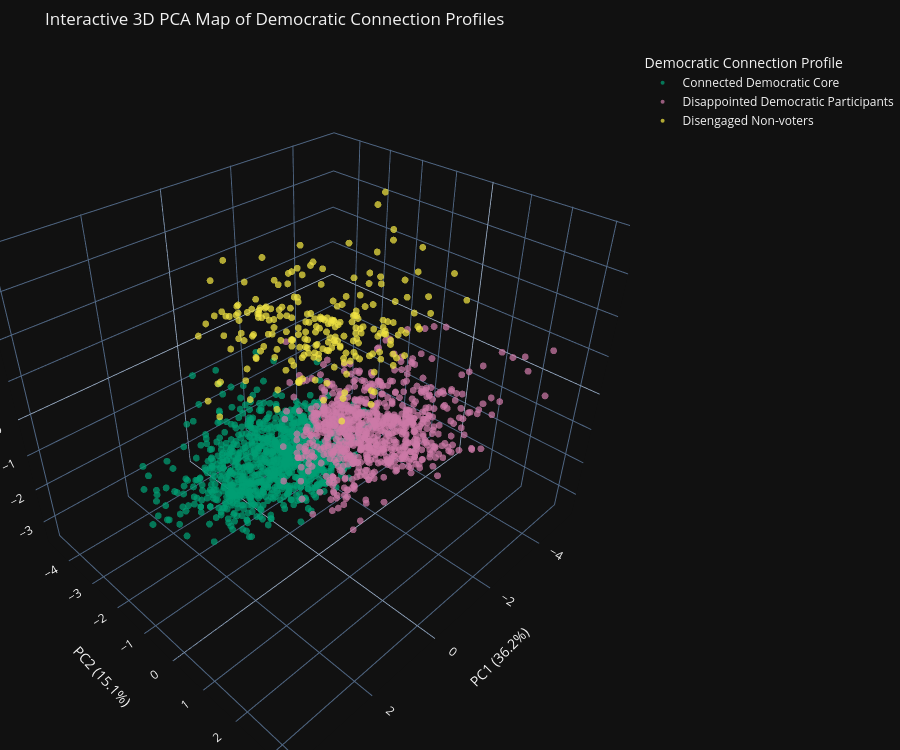

The code cell stored with this chart in its notebook:
### Markdown cell above
## 68. Interactive 3D PCA map

This section creates an interactive 3D PCA map.

The map uses the first three principal components as axes. This allows the multidimensional structure of Democratic Connection Profiles to be explored more flexibly than in a static 2D plot.

The 3D map is especially useful for the Streamlit app because users can rotate, zoom and inspect individual points.

However, the 3D PCA map should be interpreted as an exploratory visualization. The main substantive interpretation should still be based on the validated statistical findings, profile summaries and regression results.

### Code cell
# 68. Interactive 3D PCA map using Plotly

import plotly.express as px

pc3_var = explained_variance_df.loc[explained_variance_df["component"] == "PC3", "explained_variance_percent"].iloc[0]

pca_plotly_df = pca_df.copy()

fig_3d = px.scatter_3d(
    pca_plotly_df,
    x="PC1",
    y="PC2",
    z="PC3",
    color="democratic_connection_profile",
    color_discrete_map=profile_colors,
    opacity=0.72,
    hover_data={
        "democratic_connection_profile": True,
        "Democracy satisfaction": ":.1f",
        "Party trust": ":.1f",
        "Political efficacy": ":.2f",
        "Social trust": ":.2f",
        "Income feeling": ":.1f",
        "Left-right placement": ":.1f",
        "Voting participation": True,
        "PC1": ":.2f",
        "PC2": ":.2f",
        "PC3": ":.2f"
    },
    title="Interactive 3D PCA Map of Democratic Connection Profiles"
)

fig_3d.update_traces(
    marker=dict(size=4)
)

fig_3d.update_layout(
    template="plotly_dark",
    paper_bgcolor="#111111",
    plot_bgcolor="#111111",
    font=dict(color="#F2F2F2"),
    legend_title_text="Democratic Connection Profile",
    scene=dict(
        xaxis_title=f"PC1 ({pc1_var:.1f}%)",
        yaxis_title=f"PC2 ({pc2_var:.1f}%)",
        zaxis_title=f"PC3 ({pc3_var:.1f}%)"
    ),
    margin=dict(l=0, r=0, b=0, t=50),
    height=750
)

fig_3d.show()

### Figure 1 — Plotly figure (JSON) as saved in the notebook; plotly's stock layout.template omitted (floating-point values rounded to 4 significant figures; data arrays with more than 128 entries replaced by an {"elided": "..."} marker saying what was removed)
{"data": [{"customdata": {"elided": "1027x8 mixed values"}, "hovertemplate": "democratic_connection_profile=%{customdata[0]}<br>PC1=%{x:.2f}<br>PC2=%{y:.2f}<br>PC3=%{z:.2f}<br>Democracy satisfaction=%{customdata[1]:.1f}<br>Party trust=%{customdata[2]:.1f}<br>Political efficacy=%{customdata[3]:.2f}<br>Social trust=%{customdata[4]:.2f}<br>Income feeling=%{customdata[5]:.1f}<br>Left-right placement=%{customdata[6]:.1f}<br>Voting participation=%{customdata[7]}<extra></extra>", "legendgroup": "Connected Democratic Core", "marker": {"color": "#009E73", "opacity": 0.72, "size": 4, "symbol": "circle"}, "mode": "markers", "name": "Connected Democratic Core", "scene": "scene", "showlegend": true, "type": "scatter3d", "x": {"elided": "1027 float values"}, "y": {"elided": "1027 float values"}, "z": {"elided": "1027 float values"}}, {"customdata": {"elided": "810x8 mixed values"}, "hovertemplate": "democratic_connection_profile=%{customdata[0]}<br>PC1=%{x:.2f}<br>PC2=%{y:.2f}<br>PC3=%{z:.2f}<br>Democracy satisfaction=%{customdata[1]:.1f}<br>Party trust=%{customdata[2]:.1f}<br>Political efficacy=%{customdata[3]:.2f}<br>Social trust=%{customdata[4]:.2f}<br>Income feeling=%{customdata[5]:.1f}<br>Left-right placement=%{customdata[6]:.1f}<br>Voting participation=%{customdata[7]}<extra></extra>", "legendgroup": "Disappointed Democratic Participants", "marker": {"color": "#CC79A7", "opacity": 0.72, "size": 4, "symbol": "circle"}, "mode": "markers", "name": "Disappointed Democratic Participants", "scene": "scene", "showlegend": true, "type": "scatter3d", "x": {"elided": "810 float values"}, "y": {"elided": "810 float values"}, "z": {"elided": "810 float values"}}, {"customdata": {"elided": "227x8 mixed values"}, "hovertemplate": "democratic_connection_profile=%{customdata[0]}<br>PC1=%{x:.2f}<br>PC2=%{y:.2f}<br>PC3=%{z:.2f}<br>Democracy satisfaction=%{customdata[1]:.1f}<br>Party trust=%{customdata[2]:.1f}<br>Political efficacy=%{customdata[3]:.2f}<br>Social trust=%{customdata[4]:.2f}<br>Income feeling=%{customdata[5]:.1f}<br>Left-right placement=%{customdata[6]:.1f}<br>Voting participation=%{customdata[7]}<extra></extra>", "legendgroup": "Disengaged Non-voters", "marker": {"color": "#F0E442", "opacity": 0.72, "size": 4, "symbol": "circle"}, "mode": "markers", "name": "Disengaged Non-voters", "scene": "scene", "showlegend": true, "type": "scatter3d", "x": {"elided": "227 float values"}, "y": {"elided": "227 float values"}, "z": {"elided": "227 float values"}}], "layout": {"font": {"color": "#F2F2F2"}, "height": 750, "legend": {"title": {"text": "Democratic Connection Profile"}, "tracegroupgap": 0}, "margin": {"b": 0, "l": 0, "r": 0, "t": 50}, "paper_bgcolor": "#111111", "plot_bgcolor": "#111111", "scene": {"domain": {"x": [0, 1], "y": [0, 1]}, "xaxis": {"title": {"text": "PC1 (36.2%)"}}, "yaxis": {"title": {"text": "PC2 (15.1%)"}}, "zaxis": {"title": {"text": "PC3 (12.9%)"}}}, "title": {"text": "Interactive 3D PCA Map of Democratic Connection Profiles"}}}
